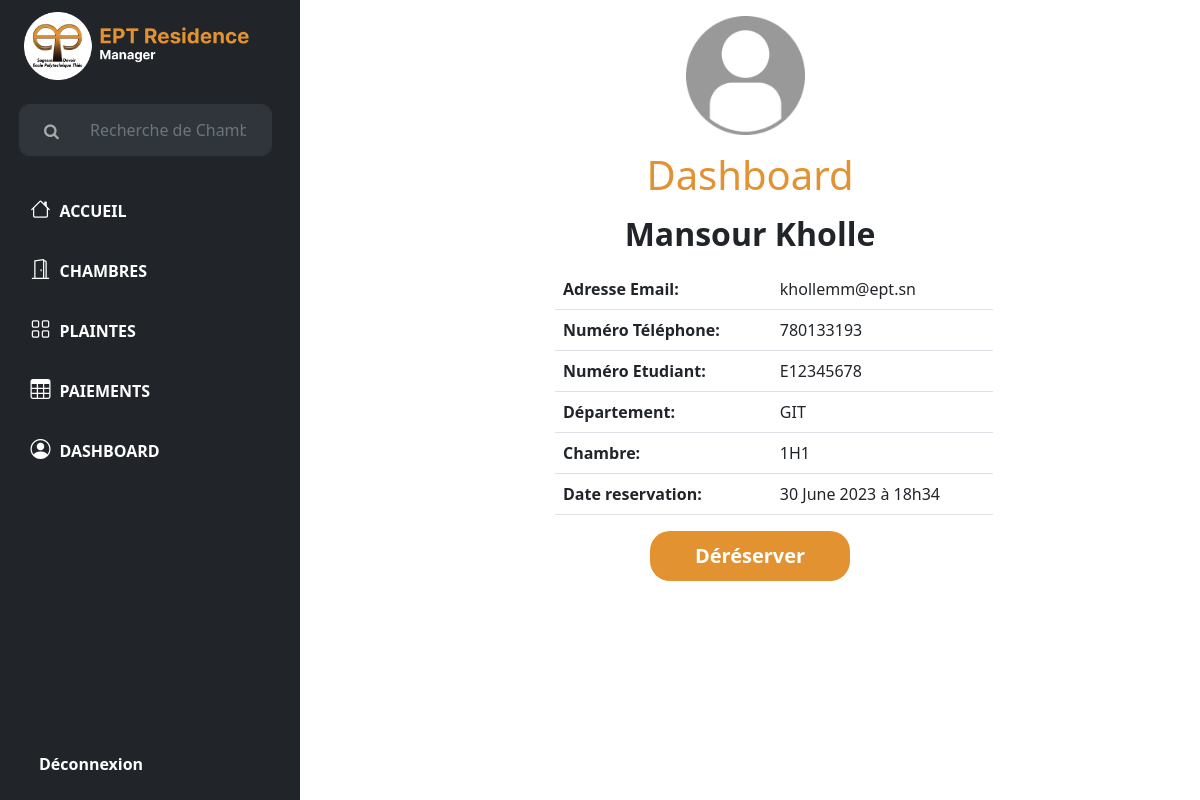
Page /residenceApp/dashboard/ (signed in) on the committed database.
### residenceApp/models.py (models this page shows, shortened)
class StudentModel(models.Model):
    user = models.OneToOneField(User, on_delete=models.CASCADE)
    student_number = models.CharField(max_length=255, primary_key=True)
    telephone = models.CharField(max_length=255)
    reservation = models.ForeignKey(ReservationModel, on_delete=models.CASCADE, null=True)
    department = models.CharField(max_length=50, default="" , blank=True)
    class Meta:
        verbose_name = "Student"
        verbose_name_plural= "Students"

class ReservationModel(models.Model):
    reservation_id = models.AutoField(primary_key=True)
    reservation_date = models.DateTimeField(auto_now=True)
    room = models.ForeignKey(RoomModel, on_delete=models.CASCADE)
    class Meta:
        verbose_name = "Rerservation"
        verbose_name_plural = "Rerservations"

class RoomModel(models.Model):
    room_number = models.CharField(max_length=255, primary_key=True)
    capacite = models.IntegerField()
    remaining_space = models.IntegerField()
    class Meta:
        verbose_name = "Room"
        verbose_name_plural = "Rooms"

### residenceApp/views.py (the view)
# urls.py: path("dashboard/", view_dashboard, name="dashboard"),
@login_required
def view_dashboard(request):
    user = request.user
    print(user)
    if user.is_authenticated:
        try:
            student = StudentModel.objects.get(user=user)
        except StudentModel.DoesNotExist:
            student = None
        return render(request, 'dashboard.html', {'student': student})
    else:
        return redirect('login')
    return render(request, "dashboard.html")

### templates/dashboard.html (shortened to what this page needs)
{% extends 'base.html' %}
{% load static %}
{% block content %}
<div class="container d-flex flex-column justify-content-center align-items-center">
    <div class="pt-3">
        <img src={% static 'img/user.png' %} alt="" width="150" class="ms-4 mb-3 ps-3">
        <h1 style="color: #E29231;" class="text-center">Dashboard</h1>
    </div>
</div>
<div class="d-flex flex-column justify-content-center align-items-center">
    <div class="py-2">
        <h2> <b>{{ student.user.first_name }} {{ student.user.last_name }}</b> </h2>
    </div>
    <div class="col-6 ms-5">
        <table class="table">
            <tr>
                <td><b>Adresse Email:</b></td>
                <td>{{ student.user.email }}</td>
            </tr>
            <tr>
                <td><b>Numéro Téléphone:</b></td>
                <td>{{ student.telephone }}</td>
            </tr>
            <tr>
                <td><b>Numéro Etudiant:</b></td>
                <td>{{ student.student_number }}</td>
            </tr>
            <tr>
                <td><b>Département:</b></td>
                <td>{{ student.department }}</td>
            </tr>
            <tr>
                {% if student.reservation.reservation_id %}
                <td><b>Chambre:</b></td>
                <td>{{ student.reservation.room.room_number }}</td>
                {% endif %}
            </tr>
            <tr>
                {% if student.reservation.reservation_id %}
                <td><b>Date reservation:</b></td>
                <td>{{ student.reservation.reservation_date|date:"d F Y" }} à {{ student.reservation.reservation_date|time:"H\hi" }}</td>                {% endif %}
            </tr>
        </table>
    </div>
    {% if student.reservation.reservation_id %}
    <div class="mb-5 logout">
        <form action={% url 'delete_reservation' %}>
            <div class="container d-flex justify-content-end">
                <input type="button" value="Déréserver"  class="input-valider fw-bold" onclick="showConfirmation()">
            </div>
    </div>
    {% else %}
    <div class="mb-5 logout">
        <a href={% url 'room' %} class="input-valider fw-bold px-5 py-2">Faire votre reservation</a>
    </div>
    {% endif %}
</div>
{% endblock %}

### static/css/style.css (style rules this page uses)
img { padding-right: 15px; }
.input-valider { background-color: #E29231; width: 200px; height: 50px; border: 0px; border-radius: 20px; font-size: 20px; color: white; }

### rows in the picture
StudentModel: user.first_name "Mansour", user.last_name "Kholle", user.email "khollemm@ept.sn", telephone "780133193", student_number "E12345678", department "GIT", reservation.room.room_number "1H1", reservation.reservation_date "30 June 2023", reservation.reservation_date "18h34"
